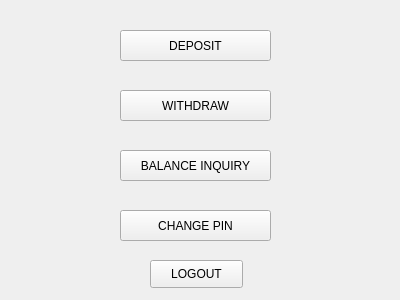
<?xml version="1.0" encoding="UTF-8"?>
<ui version="4.0">
 <class>Atm_Transactions</class>
 <widget class="QWidget" name="Atm_Transactions">
  <property name="geometry">
   <rect>
    <x>0</x>
    <y>0</y>
    <width>400</width>
    <height>300</height>
   </rect>
  </property>
  <property name="windowTitle">
   <string>ATM TRANSACTIONS</string>
  </property>
  <widget class="QPushButton" name="pushButton">
   <property name="geometry">
    <rect>
     <x>120</x>
     <y>30</y>
     <width>151</width>
     <height>31</height>
    </rect>
   </property>
   <property name="text">
    <string>DEPOSIT</string>
   </property>
  </widget>
  <widget class="QPushButton" name="pushButton_2">
   <property name="geometry">
    <rect>
     <x>120</x>
     <y>90</y>
     <width>151</width>
     <height>31</height>
    </rect>
   </property>
   <property name="text">
    <string>WITHDRAW</string>
   </property>
  </widget>
  <widget class="QPushButton" name="pushButton_3">
   <property name="geometry">
    <rect>
     <x>120</x>
     <y>150</y>
     <width>151</width>
     <height>31</height>
    </rect>
   </property>
   <property name="text">
    <string>BALANCE INQUIRY</string>
   </property>
  </widget>
  <widget class="QPushButton" name="pushButton_4">
   <property name="geometry">
    <rect>
     <x>120</x>
     <y>210</y>
     <width>151</width>
     <height>31</height>
    </rect>
   </property>
   <property name="text">
    <string>CHANGE PIN</string>
   </property>
  </widget>
  <widget class="QPushButton" name="pushButton_5">
   <property name="geometry">
    <rect>
     <x>150</x>
     <y>260</y>
     <width>93</width>
     <height>28</height>
    </rect>
   </property>
   <property name="text">
    <string>LOGOUT</string>
   </property>
  </widget>
 </widget>
 <resources/>
 <connections/>
</ui>
